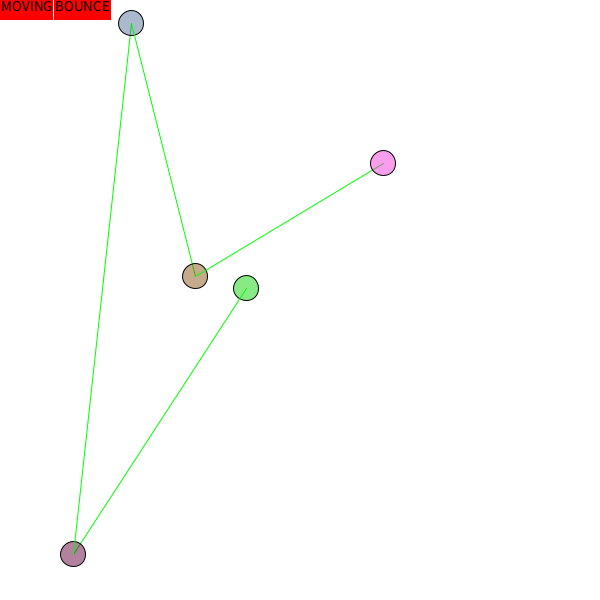
Frame 1 (no input)
Frame 60 (the mouse pressed at the canvas centre just before this capture): identical to frame 1, image omitted
Frame 120 (the mouse held since frame 60 and released just before this capture): identical to frame 1, image omitted

The Processing sketch that drew this single still picture (run headless with seeded random() and noise(); from frame 60 on, the mouse is pressed at the canvas centre):

// Processing sketch: SpringListCW
// ── SpringListCW.pde
/*===========================
  When run, this program should use a linked list
  of OrbNodes to simulate the physics of a bunch of
  orbs connected by springs. The program responds to
  the following keystrokes:

    spacebar: toggle moving on/off
    'b': toggle bounce on/off
    'r': reset, creating a list of 5 orbs,
         and setting moving and bounce to false.
    'a': Add a random node to the front of the list
    'd': Delete the first node in the list.
    `i`: If there is a selected node, insert a new node after it.
        otherwise, do nothing.

  The program should also repsond to the mouse as follows:
    left button press: If the mouse if over a node, select it.
                       Only one node should be selected at any time.
    right button press: If the mouse is over a node, delete it.

  This program should not crash, even if the list
  has no nodes it at some point.

  Methods to work on:

    0. mousePressed()

  =========================*/



/* Not used in this program, but these are constants
  that have been useful for our physics engine and
  therefore useful to keep around.
*/
float GRAVITY = 0.4;
int MAX_SIZE  = 50;
int MIN_SIZE = 10;
float MAX_MASS = 10;
float MIN_MASS = 1;
float DAMPENING = 1;

float SPRING_CONST = 0.005;
int SPRING_LENGTH = 100;
int NUM_ORBS = 5;

boolean moving;
boolean bounce;

OrbList slinky;

//The currently selected node
OrbNode selected;

void setup() {
  size(600, 600);
  background(255);
  reset();
}//setup

void draw() {

  background(255);
  displayMode();

  slinky.display(SPRING_LENGTH);

  if (moving) {
    slinky.applySprings(SPRING_LENGTH, SPRING_CONST);
    slinky.run(bounce, DAMPENING);
  }//moving

}//draw

void reset() {
  moving = false;
  bounce = false;
  selected = null;
  slinky = new OrbList();
  for (int i=0; i<NUM_ORBS; i++) {
    OrbNode o = new OrbNode( int(random(15, width-15)), int(random(15, height-15)), 25, 5);
    slinky.addFront(o);
  }//make orbs
}//reset

/*===========================
  mousePressed()

  Respond to mouse actions as follows:
  Left button:
    If the mouse is over an OrbNode, select it.
    Change the lineSize to 4.

    If there was a previously selected OrbNode,
    reset its lineSize back to 1.

  Right button:
    If the mouse is over an OrbNode, select it
    and then remove it from slinky.
  =========================*/
void mousePressed() {
  if (mouseButton == LEFT) {

  }
  else if (mouseButton == RIGHT) {

  }
}//mouseClicked

void keyPressed() {
  if (key == ' ') {
    moving = !moving;
  }
  if (key == 'b') {
    bounce = !bounce;
  }
  if (key == 'r') {
    reset();
  }
  if (key == 'a') {
    OrbNode o = new OrbNode( int(random(15, width-15)), int(random(15, height-15)), 25, 5);
    slinky.addFront(o);
  }
  if (key == 'd') {
    slinky.removeFront();
  }
  if (key == 'i' && selected != null) {
    OrbNode o = new OrbNode( int(random(15, width-15)), int(random(15, height-15)), 25, 5);
    slinky.insertAfter(o, selected);
  }
}//keyPressed

void displayMode() {
  //initial setup
  color c;
  textAlign(LEFT, TOP);
  textSize(15);
  noStroke();
  //red or green boxes
  c = moving ? color(0, 255, 0) : color(255, 0, 0);
  fill(c);
  rect(0, 0, 53, 20);
  c = bounce ? color(0, 255, 0) : color(255, 0, 0);
  fill(c);
  rect(54, 0, 57, 20);

  stroke(0);
  fill(0);
  text("MOVING", 1, 0);
  text("BOUNCE", 55, 0);
}

// ── FixedOrb.pde
class FixedOrb extends Orb {

  FixedOrb(int x, int y, int s, float m) {
    super(x, y, s, m);
    c = color(0);
  }//constructor

  //fixed orbs do not move at all
  void run(boolean bounce, float damp) {
  }//run

  //dont do the transparency/denisity calculation
  void display() {
    fill(c);
    circle(position.x, position.y, size);
  }//display

}//FixedOrb

// ── Orb.pde
class Orb {

  PVector position;
  PVector velocity;
  PVector acceleration;
  int size;
  float mass;
  color c;
  int lineSize;

  Orb(int x, int y, int s, float m) {
    position = new PVector(x, y);
    velocity = new PVector(0, 0);
    acceleration = new PVector(0, 0);
    size = s;
    mass = m;
    c = color(random(256), random(256), random(256));
    lineSize = 1;
  }//constructor

  boolean isSelected(int x, int y) {
    return dist(x, y, position.x, position.y) <= size/2;
  }//isSelected

  void run(boolean bounce, float damp) {
    velocity.add(acceleration);
    velocity.mult(damp);
    position.add(velocity);
    acceleration.mult(0);

    if (bounce) {
      yBounce();
      xBounce();
    }
  }//run

  PVector getSpring(Orb o, int springLength, float springK) {
    float d = position.dist(o.position);
    //d = max(5, d);
    float displacement = d - springLength;
    float magnitude = displacement * springK;

    PVector direction = PVector.sub(o.position, this.position);
    direction.normalize();
    direction.mult(magnitude);
    return direction;
  }//getSpring

  PVector getGravity(Orb o, float G) {
    if (o != this) {
      float d = this.position.dist(o.position);
      d = constrain(d, 5, 100);
      float mag = (G * mass * o.mass) / (d * d);
      PVector direction = PVector.sub(o.position, this.position);
      direction.normalize();
      direction.mult(mag);
      return direction;
    }
    return new PVector(0, 0);
  }//getGravity

  float getDensity() {
    return mass/size;
  }//getDensity

  void applyForce(PVector f) {
    PVector newf = f.copy();
    newf.div( mass );
    acceleration.add(newf);
  }//applyForce

  void yBounce() {
    if (position.y < size/2) {
      position.y = size/2;
      velocity.y *= -1;
    }
    else if (position.y >= (height-size/2)) {
      position.y = height - size/2;
      velocity.y *= -1;
    }
  }//yBounce

  void xBounce() {
    if (position.x < size/2) {
      position.x = size/2;
      velocity.x *= -1;
    }
    else if (position.x >= width - size/2) {
      position.x = width - size/2;
      velocity.x *= -1;
    }
  }//xBounce

  boolean checkYBoundry() {
    boolean check = position.y >= height - size/2;
    check = check || (position.y <= size/2);
    return check;
  }
  boolean checkXBoundry() {
    boolean check = position.x >= width - size/2;
    check = check || (position.x <= size/2);
    return check;
  }

  void display() {
    int t = int(map(getDensity(), MIN_MASS/MAX_SIZE, MAX_MASS/MIN_SIZE, 100, 255));
    fill(c, t);
    strokeWeight(lineSize);
    circle(position.x, position.y, size);
  }//display

}//OrbNode

// ── OrbList.pde
/*===========================
  OrbList

  Class to represent a Linked List of OrbNodes.

  Instance Variables:
    OrbNode front:
      The first element of the list.
      Initially, this will be null.

  Methods to work on:

    0. getSelected()
    1. insertAfter()
    2. remove()

  When working on these methods, make sure to
  account for null values appropraitely. When the program
  is run, no NullPointerExceptions should occur.
  =========================*/

class OrbList {

  OrbNode front;

  /*===========================
    Contructor
    Does very little.
    You do not need to modify this method.
    =========================*/
  OrbList() {
    front = null;
  }//constructor

  /*===========================
    getSelected(x, y)

    Returns:
      null if (x, y) is not over any OrbNode
                    or
      The OrbNode that(x, y) is over

    Note that you have been given an isSelected(x, y)
    method in the Orb class.
    =========================*/
  OrbNode getSelected(int x, int y) {

    return null;
  }//getSelected

  /*===========================
    insertAfter(o, left)

    Inserts o after left in the list. Make sure to change
    all the relevant connections.

    Assume that o and left are both not null, and that
    left is in the list.
    =========================*/
  void insertAfter(OrbNode o, OrbNode left) {

  }//insert

  /*===========================
    remove(n)

    Remove n from the list. Make sure to change
    all the relevant connections.
    =========================*/
  void remove(OrbNode n) {

  }//remove

  /*===========================
    addFront(OrbNode o)

    Insert o to the beginning of the list.
    =========================*/
  void addFront(OrbNode o) {
    if (front == null) {
      front = o;
    }//adding to the front
    else {
      o.next = front;
      front.previous = o;
      front = o;
    }
  }//addFront

  /*===========================
    removeFront()

    Remove the element at the front of the list, i.e.
    after this method is run, the former second element
    should now be the first (and so on).
    =========================*/
  void removeFront() {
    println("rm f");
    if (front != null) {
      front.previous = null;
      front = front.next;
    }//there's a node to remove
  }//removeFront


  /*===========================
    display(int springLength)

    Display all the nodes in the list using
    the display method defined in the OrbNode class.
    =========================*/
  void display(int springLength) {
    OrbNode curr = front;
    while (curr != null) {
      curr.display(springLength);
      curr = curr.next;
    }
  }//display

  /*===========================
    applySprings(int springLength, float springK)

    Use the applySprings method in OrbNode on each
    element in the list.
    =========================*/
  void applySprings(int springLength, float springK) {
    OrbNode curr = front;
    while (curr != null) {
      curr.applySprings(springLength, springK);
      curr = curr.next;
    }
  }//applySprings

  /*===========================
    run(boolean bounce, float damp)

    Call run on each node in the list.
    =========================*/
  void run(boolean bounce, float damp) {
    OrbNode curr = front;
    while (curr != null) {
      curr.run(bounce, damp);
      curr = curr.next;
    }
  }//applySprings



}//OrbList

// ── OrbNode.pde
class OrbNode extends Orb {

  OrbNode next;
  OrbNode previous;

  OrbNode(int x, int y, int s, float m) {
    super(x, y, s, m);
  }//constructor

  void applySprings(int springLength, float springK) {
    if (next != null) {
      PVector s = this.getSpring(next, springLength, springK);
      this.applyForce(s);
    }//there's a next
    if (previous != null) {
      PVector s = this.getSpring(previous, springLength, springK);
      this.applyForce(s);
    }//there's a previous
  }//applySprings

  void display(int springLength) {
    super.display();
    if (next != null) {
      float d = this.position.dist(next.position);
      if (d > springLength) {
        stroke(0, 255, 0);
      }//extended spring
      else if (d < springLength) {
        stroke(255, 0, 0);
      }//compressed spring
      else {
        stroke(0);
      }//just right spring
      line(this.position.x, this.position.y, next.position.x, next.position.y);
    }//draw spring
    stroke(0); //reset stroke at the end
  }//display

}//class OrbNode
